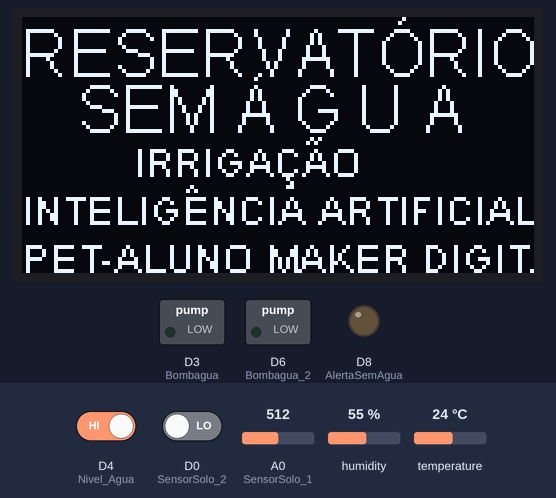
A sketch run on a simulated ESP8266 (NodeMCU). On the bench: 128×64 one-colour display, switched loads named in the sketch (green lamp = pin HIGH), output pins drawn as LEDs (lit = HIGH). The inputs (shaded band) are chosen by the test bench; at power-on: D4 (Nivel_Agua) HIGH, A0 (SensorSolo_1) = 512, D0 (SensorSolo_2) LOW, humidity 55 %, temperature 24 °C. What the sketch prints to the serial monitor is not drawn.

Above: at 2.8 s.
2.9 s: D4 (Nivel_Agua) driven LOW
13.7 s: A0 (SensorSolo_1) set to 786
27.4 s: A0 (SensorSolo_1) set to 811
At 40.3 s:
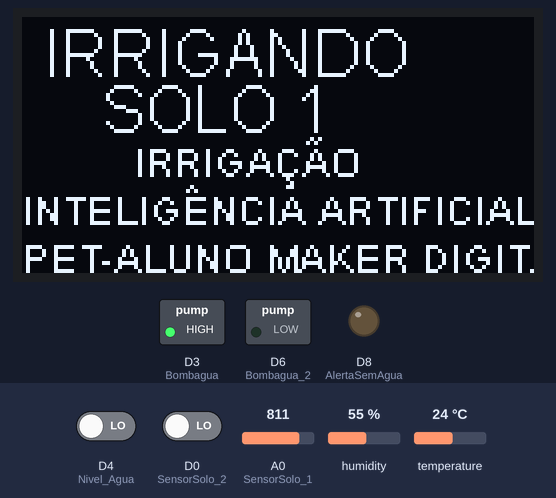
41.4 s: D0 (SensorSolo_2) driven HIGH
At 55.2 s:
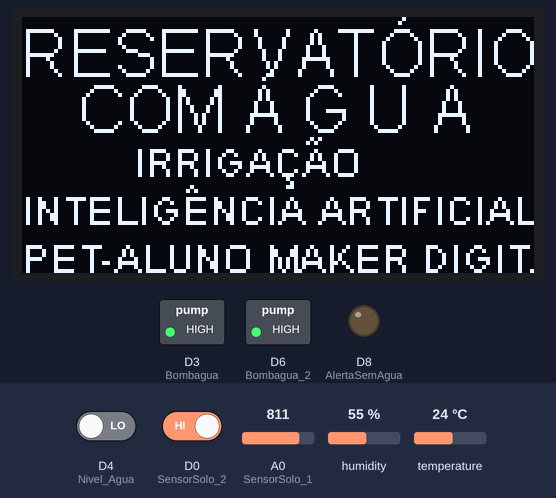
55.4 s: A0 (SensorSolo_1) set to 790
At 68.6 s:
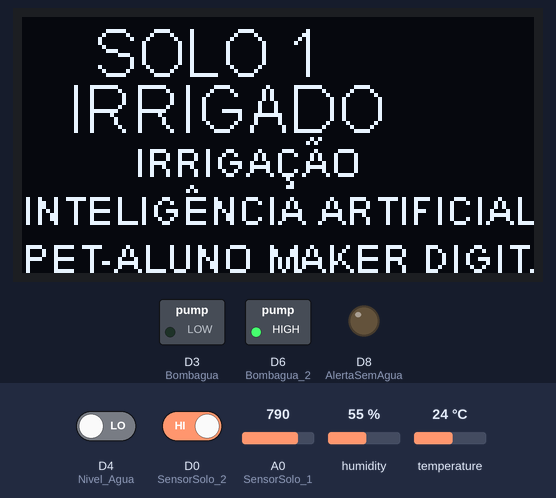
69.4 s: D4 (Nivel_Agua) driven HIGH
At 77.0 s:
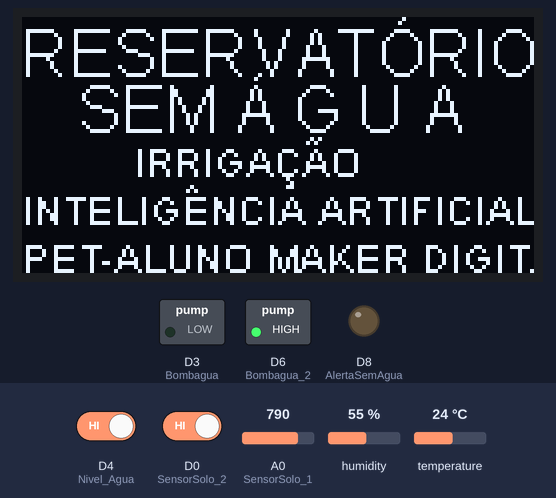
Timing chart, 0 to 78.6 s (numbered marks = the images above; inputs shaded):
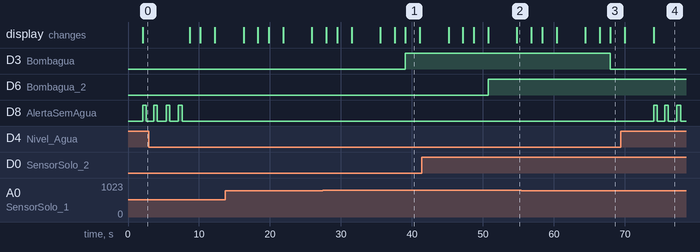

The sketch:

IRRIGADOR_INTELIGENTE_2020-TOP.ino
```cpp
#include "ESP8266WiFi.h"
#include "SSD1306.h" // incluindo a biblioteca do oled`
SSD1306 display(0x3c, D2, D1); // definindo o endereco e os pinos sda D2 e cls ou sck D1
#include "DHTesp.h"


#ifdef ESP32
#pragma message(THIS EXAMPLE IS FOR ESP8266 ONLY!)
#error Select ESP8266 board.
#endif

#define SensorSolo_1 A0
#define SensorSolo_2 D0
#define Bombagua D3
#define Bombagua_2 D6
#define Nivel_Agua D4
#define Temp_Umidade D5
#define AlertaSemAgua D8

DHTesp dht;

//int pino_SensorSolo_1 = 0; //Pino ligado ao A0 do sensor do solo 1
//int pino_SensorSolo_2 = 0; // Pino ligado ao sensor solo 2
int nivel = 0; //Armazena o valor lido do pino digital
int temperatura = 0; //Armazena o valor lido do pino analogico

void setup() {
Serial.begin(115200);//PORTA SERIAL
display.init(); // iniciando o display oled
display.flipScreenVertically(); //orientacao do texto
dht.setup(D5, DHTesp::DHT22);

// DEFINE OS PINOS DO SENSOR efine os pinosCOMO ENTRADA DO SENSOR DE ÁGUA
  pinMode(SensorSolo_1, INPUT);
  pinMode(SensorSolo_2, INPUT);
  pinMode(Bombagua, OUTPUT);
  pinMode(Bombagua_2, OUTPUT);
  pinMode(Nivel_Agua, INPUT);
  pinMode(Temp_Umidade, INPUT);
  pinMode(AlertaSemAgua, OUTPUT);


  //inicializando microcontrolador com bombas desligadas
  digitalWrite(Bombagua, LOW);
  digitalWrite(Bombagua_2, LOW);

}

void loop() {
  //SENSOR NÍVEL DA ÁGUA
  nivel = digitalRead(Nivel_Agua);
  temperatura = analogRead(Temp_Umidade);

  //DHT11

   delay(dht.getMinimumSamplingPeriod());

   float humidity = dht.getHumidity();
   float temperature = dht.getTemperature();

  // SENSOR DE SOLO 1
  int pino_SensorSolo_1 = analogRead(SensorSolo_1);
  Serial.print(" VALOR DO SENSOR DE SOLO 1 : " +   pino_SensorSolo_1);

  //SENSOR DE SOLO 2
  int pino_SensorSolo_2 = digitalRead(SensorSolo_2);
  Serial.println("SENSOR DE SOLO 2 : " + pino_SensorSolo_2);


        Serial.println("SITUAÇÃO NÍVEL DA ÁGUA RESERVATÓRIO : ");
        if (nivel == 0) {
          Serial.println( "ÁGUA NO RESERVATÓRIO" );
          display.clear();//LIMPA O BUFFER PARA O DISPLAY
          display.display();//ENVIA UM BUFFER PARA O DISPLAY
          display.setTextAlignment(TEXT_ALIGN_LEFT);//DEFINE O ALINHAMENTO DO DISPLAY
          display.setFont(ArialMT_Plain_16);//DEFINE A FONTE E O TAMANHO PARA ESCRITA
          display.drawString(0, 0, "RESERVATÓRIO"); //10=ESPACAMENTO A ESQUERA E 0=LINHA DO TESTO
          display.drawString(14, 14,"COM Á G U A");
          display.setTextAlignment(TEXT_ALIGN_LEFT);
          display.setFont(ArialMT_Plain_10);
          display.drawString(28, 30,"IRRIGAÇÃO");// ESCREVE TEXTO NA POSICAO INDICADA:1=POSICAO HORIZONTAL E 23=POSIC VERTICAL
          display.drawString(0, 42,"INTELIGÊNCIA ARTIFICIAL");// ESCREVE TEXTO NA POSICAO INDICADA:33=POSICAO HORIZONTAL E 35=POSIC VERTICAL
          display.setTextAlignment(TEXT_ALIGN_LEFT);
          display.setFont(ArialMT_Plain_10);
          display.drawString(0, 54,"PET-ALUNO MAKER DIGITAL");// ESCREVE TEXTO NA POSICAO INDICADA:8=POSICAO HORIZONTAL E 50=POSIC VERTICAL
          display.display();
          digitalWrite(AlertaSemAgua, LOW);
          delay(2000);
        }else if (nivel == 1) {
          Serial.println("REABASTECER ÁGUA");
          display.clear();//LIMPA O BUFFER PARA O DISPLAY
          display.display();//ENVIA UM BUFFER PARA O DISPLAY
          display.setTextAlignment(TEXT_ALIGN_LEFT);//DEFINE O ALINHAMENTO DO DISPLAY
          display.setFont(ArialMT_Plain_16);//DEFINE A FONTE E O TAMANHO PARA ESCRITA
          display.drawString(0, 0, "RESERVATÓRIO"); //10=ESPACAMENTO A ESQUERA E 0=LINHA DO TESTO
          display.drawString(14, 14, "SEM Á G U A");
          display.setTextAlignment(TEXT_ALIGN_LEFT);
          display.setFont(ArialMT_Plain_10);
          display.drawString(28, 30,"IRRIGAÇÃO");// ESCREVE TEXTO NA POSICAO INDICADA:1=POSICAO HORIZONTAL E 23=POSIC VERTICAL
          display.drawString(0, 42,"INTELIGÊNCIA ARTIFICIAL");// ESCREVE TEXTO NA POSICAO INDICADA:33=POSICAO HORIZONTAL E 35=POSIC VERTICAL
          display.setTextAlignment(TEXT_ALIGN_LEFT);
          display.setFont(ArialMT_Plain_10);
          display.drawString(0, 54, "PET-ALUNO MAKER DIGITAL");// ESCREVE TEXTO NA POSICAO INDICADA:8=POSICAO HORIZONTAL E 50=POSIC VERTICAL
          display.display();
          digitalWrite(AlertaSemAgua, HIGH);
          delay(550);
          digitalWrite(AlertaSemAgua, LOW);
          delay(1000);
          digitalWrite(AlertaSemAgua, HIGH);
          delay(550);
          digitalWrite(AlertaSemAgua, LOW);
          delay(1200);
          digitalWrite(AlertaSemAgua, HIGH);
          delay(550);
          digitalWrite(AlertaSemAgua, LOW);
          delay(1200);
          digitalWrite(AlertaSemAgua, HIGH);
          delay(550);
          digitalWrite(AlertaSemAgua, LOW);
          delay(1000);
        }
        //CONDIÇÃO PARA IMPRIMIR A TEMPERATURA E UMIDADE DO AR
        if ( temperature >= 0 || humidity >= 0 ) {
          Serial.println("temperatura " +  String(temperature));
          Serial.println("umidade " + String(humidity));
          display.clear();//LIMPA O BUFFER PARA O DISPLAY
          display.display();//ENVIA UM BUFFER PARA O DISPLAY
          display.setTextAlignment(TEXT_ALIGN_LEFT);//DEFINE O ALINHAMENTO DO DISPLAY
          display.setFont(ArialMT_Plain_16);//DEFINE A FONTE E O TAMANHO PARA ESCRITA
          display.drawString(2, 0,"TEMP:"+String(temperature)+" °C"); //10=ESPACAMENTO A ESQUERA E 0=LINHA DO TESTO
          display.drawString(0, 14,"UMID AR:"+String(humidity)+" %");
          display.setTextAlignment(TEXT_ALIGN_LEFT);
          display.setFont(ArialMT_Plain_10);
          display.drawString(28, 30,"IRRIGAÇÃO");// ESCREVE TEXTO NA POSICAO INDICADA:1=POSICAO HORIZONTAL E 23=POSIC VERTICAL
          display.drawString(0, 42,"INTELIGÊNCIA ARTIFICIAL");// ESCREVE TEXTO NA POSICAO INDICADA:33=POSICAO HORIZONTAL E 35=POSIC VERTICAL
          display.setTextAlignment(TEXT_ALIGN_LEFT);
          display.setFont(ArialMT_Plain_10);
          display.drawString(0, 54, "PET-ALUNO MAKER DIGITAL");// ESCREVE TEXTO NA POSICAO INDICADA:8=POSICAO HORIZONTAL E 50=POSIC VERTICAL
          display.display();
          delay(1500);
        } else {

        }
        if (pino_SensorSolo_1 > 800) {
          Serial.println("LIGANDO A BOMBA");
          Serial.println(pino_SensorSolo_1);
          display.clear();//LIMPA O BUFFER PARA O DISPLAY
          display.display();//ENVIA UM BUFFER PARA O DISPLAY
          display.setTextAlignment(TEXT_ALIGN_LEFT);//DEFINE O ALINHAMENTO DO DISPLAY
          display.setFont(ArialMT_Plain_16);//DEFINE A FONTE E O TAMANHO PARA ESCRITA
          display.drawString(6, 0, "IRRIGANDO"); //10=ESPACAMENTO A ESQUERA E 0=LINHA DO TESTO
          display.drawString(20, 14, "SOLO 1");
          display.setTextAlignment(TEXT_ALIGN_LEFT);
          display.setFont(ArialMT_Plain_10);
          display.drawString(28, 30,"IRRIGAÇÃO");// ESCREVE TEXTO NA POSICAO INDICADA:1=POSICAO HORIZONTAL E 23=POSIC VERTICAL
          display.drawString(0, 42,"INTELIGÊNCIA ARTIFICIAL");// ESCREVE TEXTO NA POSICAO INDICADA:33=POSICAO HORIZONTAL E 35=POSIC VERTICAL
          display.setTextAlignment(TEXT_ALIGN_LEFT);
          display.setFont(ArialMT_Plain_10);
          display.drawString(0, 54, "PET-ALUNO MAKER DIGITAL");// ESCREVE TEXTO NA POSICAO INDICADA:8=POSICAO HORIZONTAL E 50=POSIC VERTICAL
          display.display();
          digitalWrite(Bombagua, HIGH);
          delay(2000);
        }else {
          Serial.println("DESLIGANDO A BOMBA");
          Serial.println(pino_SensorSolo_1);
          display.clear();//LIMPA O BUFFER PARA O DISPLAY
          display.display();//ENVIA UM BUFFER PARA O DISPLAY
          display.setTextAlignment(TEXT_ALIGN_LEFT);//DEFINE O ALINHAMENTO DO DISPLAY
          display.setFont(ArialMT_Plain_16);//DEFINE A FONTE E O TAMANHO PARA ESCRITA
          display.drawString(18, 0, "SOLO 1"); //10=ESPACAMENTO A ESQUERA E 0=LINHA DO TESTO
          display.drawString(12, 14, "IRRIGADO");
          display.setTextAlignment(TEXT_ALIGN_LEFT);
          display.setFont(ArialMT_Plain_10);
          display.drawString(28, 30,"IRRIGAÇÃO");// ESCREVE TEXTO NA POSICAO INDICADA:1=POSICAO HORIZONTAL E 23=POSIC VERTICAL
          display.drawString(0, 42,"INTELIGÊNCIA ARTIFICIAL");// ESCREVE TEXTO NA POSICAO INDICADA:33=POSICAO HORIZONTAL E 35=POSIC VERTICAL
          display.setTextAlignment(TEXT_ALIGN_LEFT);
          display.setFont(ArialMT_Plain_10);
          display.drawString(0, 54, "PET-ALUNO MAKER DIGITAL");// ESCREVE TEXTO NA POSICAO INDICADA:8=POSICAO HORIZONTAL E 50=POSIC VERTICAL
          display.display();
          digitalWrite(Bombagua, LOW);
          delay(2000);
        }
        if (pino_SensorSolo_2 == 1) {
          Serial.println("SENSOR DE SOLO 2 : " + pino_SensorSolo_2);
          Serial.println("LIGANDO A BOMBA");
          Serial.println(pino_SensorSolo_2);
          display.clear();//LIMPA O BUFFER PARA O DISPLAY
          display.display();//ENVIA UM BUFFER PARA O DISPLAY
          display.setTextAlignment(TEXT_ALIGN_LEFT);//DEFINE O ALINHAMENTO DO DISPLAY
          display.setFont(ArialMT_Plain_16);//DEFINE A FONTE E O TAMANHO PARA ESCRITA
          display.drawString(6, 0, "IRRIGANDO"); //10=ESPACAMENTO A ESQUERA E 0=LINHA DO TESTO
          display.drawString(18, 14, "SOLO 2");
          display.setTextAlignment(TEXT_ALIGN_LEFT);
          display.setFont(ArialMT_Plain_10);
          display.drawString(28, 30,"IRRIGAÇÃO");// ESCREVE TEXTO NA POSICAO INDICADA:1=POSICAO HORIZONTAL E 23=POSIC VERTICAL
          display.drawString(0, 42,"INTELIGÊNCIA ARTIFICIAL");// ESCREVE TEXTO NA POSICAO INDICADA:33=POSICAO HORIZONTAL E 35=POSIC VERTICAL
          display.setTextAlignment(TEXT_ALIGN_LEFT);
          display.setFont(ArialMT_Plain_10);
          display.drawString(0, 54, "PET-ALUNO MAKER DIGITAL");// ESCREVE TEXTO NA POSICAO INDICADA:8=POSICAO HORIZONTAL E 50=POSIC VERTICAL
          display.display();
          digitalWrite(Bombagua_2, HIGH);
          delay(2000);
          } else {
          Serial.println(pino_SensorSolo_2);
          Serial.println("DESLIGANDO A BOMBA");
          display.clear();//LIMPA O BUFFER PARA O DISPLAY
          display.display();//ENVIA UM BUFFER PARA O DISPLAY
          display.setTextAlignment(TEXT_ALIGN_LEFT);//DEFINE O ALINHAMENTO DO DISPLAY
          display.setFont(ArialMT_Plain_16);//DEFINE A FONTE E O TAMANHO PARA ESCRITA
          display.drawString(18, 0, "SOLO 2"); //10=ESPACAMENTO A ESQUERA E 0=LINHA DO TESTO
          display.drawString(12, 14, "IRRIGADO");
          display.setTextAlignment(TEXT_ALIGN_LEFT);
          display.setFont(ArialMT_Plain_10);
          display.drawString(28, 30,"IRRIGAÇÃO");// ESCREVE TEXTO NA POSICAO INDICADA:1=POSICAO HORIZONTAL E 23=POSIC VERTICAL
          display.drawString(0, 42,"INTELIGÊNCIA ARTIFICIAL");// ESCREVE TEXTO NA POSICAO INDICADA:33=POSICAO HORIZONTAL E 35=POSIC VERTICAL
          display.setTextAlignment(TEXT_ALIGN_LEFT);
          display.setFont(ArialMT_Plain_10);
          display.drawString(0, 54, "PET-ALUNO MAKER DIGITAL");// ESCREVE TEXTO NA POSICAO INDICADA:8=POSICAO HORIZONTAL E 50=POSIC VERTICAL
          display.display();
          digitalWrite(Bombagua_2, LOW);
          delay(2000);
        }

}


  //SOLO
```

Measured:
- the behaviour switches between 800 and 801 on A0 (SensorSolo_1) (found by bisection; images 0 and 1)
- after the input at 27.4 s, D3 (Bombagua): LOW → HIGH after 11.7 s
- after the input at 41.4 s, D6 (Bombagua_2): LOW → HIGH after 9.3 s
- after the input at 55.4 s, D3 (Bombagua): HIGH → LOW after 12.6 s
- after the input at 69.4 s, D8 (AlertaSemAgua): goes HIGH 0.55 s, LOW 1.0 s, HIGH 0.55 s, LOW 1.2 s, HIGH 0.55 s, then LOW, starting after 4.6 s
- by itself, D8 (AlertaSemAgua): alternates HIGH for 0.55 s and LOW for 1.2 s, 6 changes in all, then stays LOW
- what the display in image 1 shows lasts 2.0 s, from 39.1 s to 41.1 s
